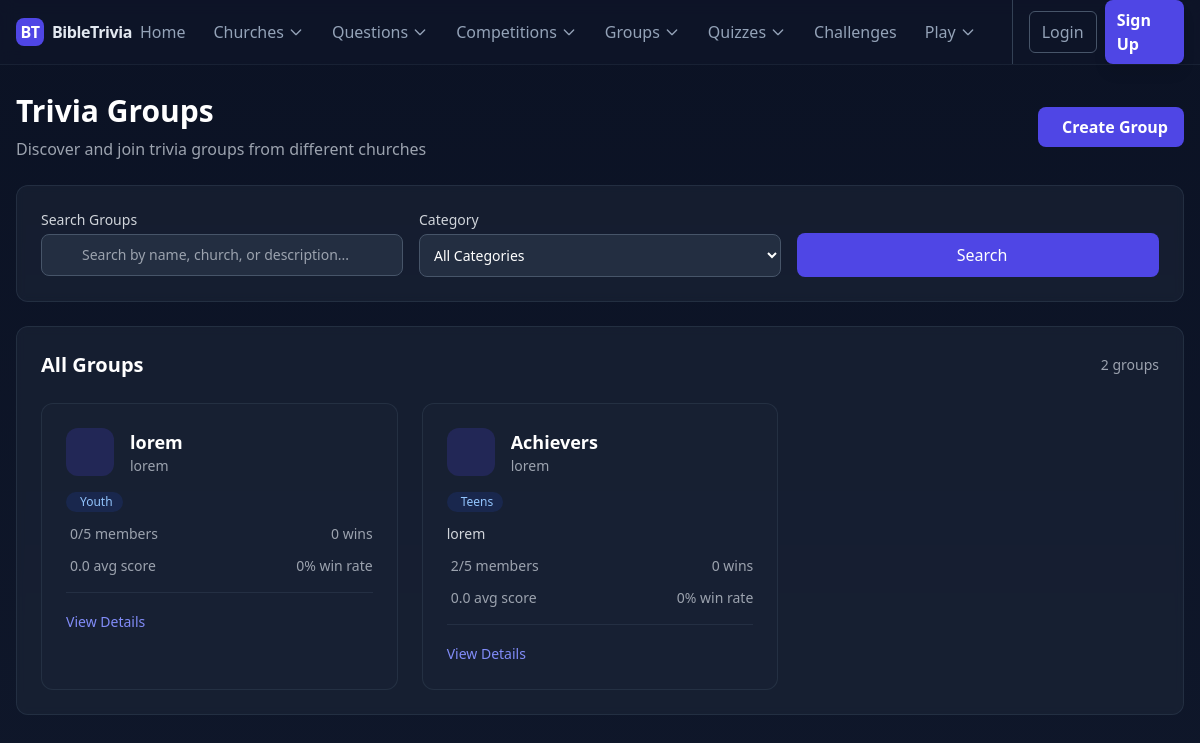
The app's page /groups/ with its own data.
### home/models.py (models this page shows, shortened)
class TimeStampedModel(models.Model):
    created_at = models.DateTimeField(auto_now_add=True)
    updated_at = models.DateTimeField(auto_now=True)
    class Meta:
        abstract = True

class TriviaGroup(TimeStampedModel):
    category = [
        ('Adults', 'Adults'),
        ('Youth', 'Youth'),
        ('Children', 'Children'),
        ('Senior', 'Senior'),
        ('Junior', 'Junior'),
        ('Teens', 'Teens'),
    ]
    uuid = models.UUIDField(default=uuid.uuid4, unique=True, editable=False)
    name = models.CharField(max_length=255)
    slug = models.SlugField(max_length=255, unique=True, blank=True)
    category = models.CharField(max_length=20, choices=category)
    church = models.ForeignKey(
        Church,
        on_delete=models.CASCADE,
        related_name='trivia_groups'
    )
    description = models.TextField(blank=True, null=True)
    max_members = models.PositiveIntegerField(default=5)
    is_active = models.BooleanField(default=True)
    patron = models.ForeignKey(settings.AUTH_USER_MODEL, on_delete=models.CASCADE, related_name='patroned_groups')
    captain = models.ForeignKey(settings.AUTH_USER_MODEL, on_delete=models.CASCADE, related_name='captained_groups')
    members = models.ManyToManyField(settings.AUTH_USER_MODEL, related_name='trivia_groups')
    total_competitions = models.PositiveIntegerField(default=0)
    wins = models.PositiveIntegerField(default=0)
    total_points = models.PositiveIntegerField(default=0)
    average_score = models.DecimalField(max_digits=5, decimal_places=2, default=0.00)
    class Meta:
        ordering = ['church__name', 'name']
        unique_together = ['church', 'name']
        indexes = [
            models.Index(fields=["slug"]),
            models.Index(fields=["church", "is_active"]),
            models.Index(fields=["category"]),
        ]
        verbose_name = "Trivia Group"
        verbose_name_plural = "Trivia Groups"
    @property
    def win_rate(self):
        if self.total_competitions == 0:
            return 0
        return round((self.wins / self.total_competitions) * 100, 1)

class Church(TimeStampedModel):
    uuid = models.UUIDField(default=uuid.uuid4,unique=True, editable=False)
    name = models.CharField(max_length=255, unique=True)
    slug = models.SlugField(max_length=255, unique=True, blank=True)
    category = models.ForeignKey(
        ChurchCategory,
        on_delete=models.PROTECT,
        related_name='churches'
    )
    address = models.CharField(max_length=255, blank=True)
    city = models.CharField(max_length=100, blank=True)
    location = models.CharField(max_length=100, blank=True)
    country = models.CharField(max_length=100, default='Kenya')
    contact_email = models.EmailField(blank=True, null=True)
    phone_number = models.CharField(max_length=100, blank=True, null=True)
    website = models.URLField(blank=True, null=True)
    logo = models.ImageField(upload_to='church_logos/', blank=True, null=True)
    established_year = models.PositiveIntegerField(blank=True, null=True)
    manager = models.ForeignKey(
        settings.AUTH_USER_MODEL,
        on_delete=models.CASCADE,
        related_name='managed_churches',
        help_text='User who manages/created this church'
    )
    is_active = models.BooleanField(default=True)
    class Meta:
        ordering = ['name']
        indexes = [
            models.Index(fields=["slug"]),
            models.Index(fields=["is_active"]),
        ]

### home/views.py (the view)
# urls.py: path('groups/', TriviaGroupListView.as_view(), name='group_list'),
class TriviaGroupListView(ListView):
    model = TriviaGroup
    template_name = 'home/group_list.html'
    context_object_name = 'groups'
    paginate_by = 20
    def get_queryset(self):
        queryset = TriviaGroup.objects.filter(is_active=True).select_related('church', 'patron', 'captain')
        search_query = self.request.GET.get('search', '')
        if search_query:
            queryset = queryset.filter(
                Q(name__icontains=search_query) |
                Q(church__name__icontains=search_query) |
                Q(description__icontains=search_query)
            )
        category_filter = self.request.GET.get('category', '')
        if category_filter:
            queryset = queryset.filter(category=category_filter)
        return queryset.order_by('-created_at')
    def get_context_data(self, **kwargs):
        context = super().get_context_data(**kwargs)
        context['search_query'] = self.request.GET.get('search', '')
        context['category_filter'] = self.request.GET.get('category', '')
        context['categories'] = TriviaGroup._meta.get_field('category').choices
        context['total_groups'] = self.get_queryset().count()
        return context

### home/templates/home/group_list.html (shortened to what this page needs)
{% extends 'base.html' %}
{% block content %}
<div class="space-y-6">
    <div class="flex flex-col md:flex-row md:items-center md:justify-between">
        <div>
            <h1 class="text-3xl font-bold text-white mb-2">Trivia Groups</h1>
            <p class="text-gray-400">Discover and join trivia groups from different churches</p>
        </div>
        <div class="mt-4 md:mt-0">
            <a href="{% url 'group-create' %}" class="inline-flex items-center px-4 py-2 bg-indigo-600 hover:bg-indigo-500 text-white font-semibold rounded-lg transition-colors">
                Create Group
            </a>
        </div>
    </div>
    <div class="bg-slate-800/50 backdrop-blur-sm rounded-xl p-6 border border-slate-700/50">
        <form method="get" class="space-y-4">
            <div class="grid grid-cols-1 md:grid-cols-3 gap-4">
                <div>
                    <label for="search" class="block text-sm font-medium text-gray-300 mb-1">Search Groups</label>
                    <div class="relative">
                        <div class="absolute inset-y-0 left-0 pl-3 flex items-center pointer-events-none">
                        </div>
                        <input type="text" name="search" id="search" value="{{ search_query }}"
                               class="bg-slate-700/50 border border-slate-600 text-white text-sm rounded-lg focus:ring-2 focus:ring-indigo-500 focus:border-indigo-500 block w-full pl-10 p-2.5"
                               placeholder="Search by name, church, or description...">
                    </div>
                </div>
                <div>
                    <label for="category" class="block text-sm font-medium text-gray-300 mb-1">Category</label>
                    <select name="category" id="category"
                            class="bg-slate-700/50 border border-slate-600 text-white text-sm rounded-lg focus:ring-2 focus:ring-indigo-500 focus:border-indigo-500 block w-full p-2.5">
                        <option value="">All Categories</option>
                    </select>
                </div>
                <div class="flex items-end">
                    <button type="submit" class="w-full bg-indigo-600 hover:bg-indigo-500 text-white font-medium py-2.5 px-4 rounded-lg transition-colors">
                        Search
                    </button>
                </div>
            </div>
        </form>
    </div>
    <div class="bg-slate-800/50 backdrop-blur-sm rounded-xl p-6 border border-slate-700/50">
        <div class="flex items-center justify-between mb-6">
            <h2 class="text-xl font-semibold text-white">
                {% if search_query or category_filter %}
                    Search Results
                {% else %}
                    All Groups
                {% endif %}
            </h2>
            <span class="text-sm text-gray-400">{{ total_groups }} group{{ total_groups|pluralize }}</span>
        </div>
        {% if object_list %}
            <div class="grid grid-cols-1 md:grid-cols-2 lg:grid-cols-3 gap-6">
                {% for group in object_list %}
                <div class="bg-slate-800/30 rounded-xl p-6 border border-slate-700/50 hover:border-slate-600/50 transition-colors">
                    <div class="flex items-start justify-between mb-4">
                        <div class="flex-shrink-0 h-12 w-12 rounded-xl bg-indigo-600/20 text-indigo-300 flex items-center justify-center text-xl mr-4">
                        </div>
                        <div class="flex-1 min-w-0">
                            <h3 class="text-lg font-semibold text-white truncate">
                                <a href="{% url 'group_detail' slug=group.slug %}" class="hover:text-indigo-400 transition-colors">
                                    {{ group.name }}
                                </a>
                            </h3>
                            <p class="text-sm text-gray-400 truncate">{{ group.church.name }}</p>
                        </div>
                    </div>
                    <div class="space-y-3">
                        <div class="flex items-center">
                            <span class="inline-flex items-center px-2.5 py-0.5 rounded-full text-xs font-medium bg-blue-900/30 text-blue-300">
                                {{ group.get_category_display }}
                            </span>
                        </div>
                        {% if group.description %}
                        <p class="text-sm text-gray-300 line-clamp-2">{{ group.description }}</p>
                        {% endif %}
                        <div class="flex items-center justify-between text-sm text-gray-400">
                            <div class="flex items-center">
                                {{ group.members.count }}/{{ group.max_members }} members
                            </div>
                            <div class="flex items-center">
                                {{ group.wins }} wins
                            </div>
                        </div>
                        <div class="flex items-center justify-between">
                            <div class="text-sm text-gray-400">
                                {{ group.average_score|floatformat:1 }} avg score
                            </div>
                            <div class="text-sm text-gray-400">
                                {{ group.win_rate }}% win rate
                            </div>
                        </div>
                    </div>
                    <div class="mt-4 pt-4 border-t border-slate-700/50">
                        <a href="{% url 'group_detail' slug=group.slug %}"
                           class="inline-flex items-center text-sm font-medium text-indigo-400 hover:text-indigo-300 transition-colors">
                            View Details
                        </a>
                    </div>
                </div>
                {% endfor %}
            </div>
        {% endif %}
    </div>
</div>
{% endblock %}

### records on screen
TriviaGroup: name "lorem", church.name "lorem", category "Youth", members.count "0", max_members "5", wins "0", average_score "0.0", win_rate "0"
TriviaGroup: name "Achievers", church.name "lorem", category "Teens", description "lorem", members.count "2", max_members "5", wins "0", average_score "0.0", win_rate "0"

### other values on screen
{{ total_groups }} "2"
